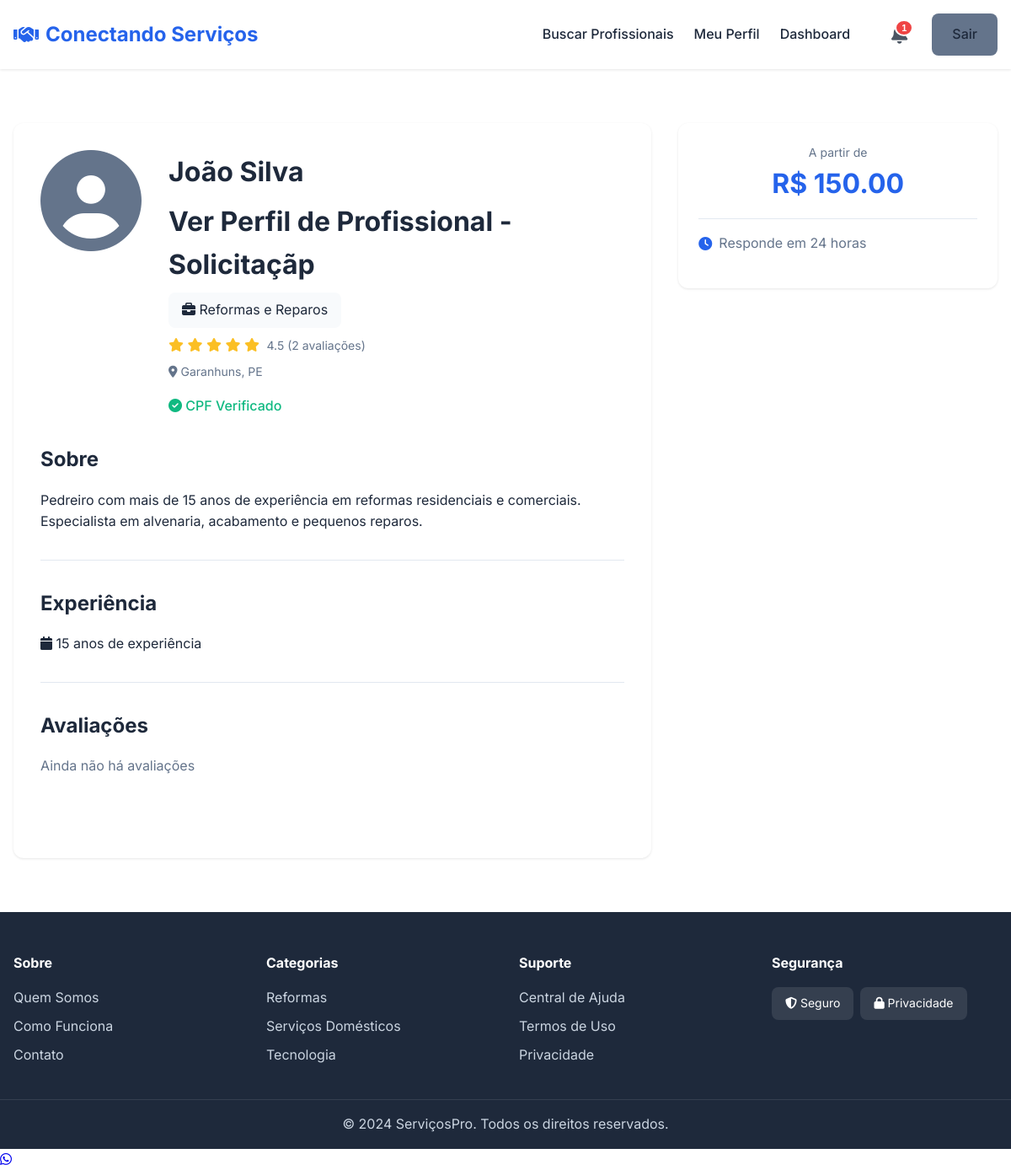
Page /profissional_solicitar (signed in) on the committed database.
### models.py (models this page shows, shortened)
class User(db.Model, UserMixin):
    __tablename__ = 'users'
    id = db.Column(db.Integer, primary_key=True)
    name = db.Column(db.String(120), nullable=False)
    cpf = db.Column(db.String(14), unique=True, nullable=False)
    email = db.Column(db.String(120), unique=True, nullable=False)
    phone = db.Column(db.String(20))
    password_hash = db.Column(db.String(255), nullable=False)
    user_type = db.Column(db.String(20), default='client')  # client / professional
    profile_image = db.Column(db.Text)  # Base64
    cep = db.Column(db.String(9))
    address = db.Column(db.String(200))
    neighborhood = db.Column(db.String(120))
    city = db.Column(db.String(120))
    state = db.Column(db.String(2))
    created_at = db.Column(db.DateTime, default=datetime.utcnow)
    professional_profile = db.relationship(
        "Professional",
        backref="user",
        uselist=False,
        cascade="all, delete-orphan"
    )
    client_requests = db.relationship(
        "ServiceRequest",
        backref="client",
        foreign_keys="ServiceRequest.client_id",
        cascade="all, delete-orphan"
    )
    reviews_given = db.relationship(
        "Review",
        backref="client",
        foreign_keys="Review.client_id",
        cascade="all, delete-orphan"
    )
    notifications = db.relationship(
        "Notification",
        backref="user",
        lazy="dynamic",
        cascade="all, delete-orphan"
    )

class ServiceCategory(db.Model):
    __tablename__ = "service_categories"
    id = db.Column(db.Integer, primary_key=True)
    name = db.Column(db.String(140), unique=True, nullable=False)
    description = db.Column(db.Text)
    icon = db.Column(db.String(50))
    image = db.Column(db.Text)  # <-- FALTAVA! AGORA A IMAGEM É SALVA AQUI
    created_at = db.Column(db.DateTime, default=datetime.utcnow)
    professionals = db.relationship(
        "Professional",
        backref="category",
        cascade="all, delete-orphan"
    )

class Review(db.Model):
    __tablename__ = "reviews"
    id = db.Column(db.Integer, primary_key=True)
    request_id = db.Column(db.Integer, db.ForeignKey("service_requests.id"), nullable=False)
    professional_id = db.Column(db.Integer, db.ForeignKey("professionals.id"), nullable=False)
    client_id = db.Column(db.Integer, db.ForeignKey("users.id"), nullable=False)
    rating = db.Column(db.Integer, nullable=False)
    comment = db.Column(db.Text)
    created_at = db.Column(db.DateTime, default=datetime.utcnow)

class Professional(db.Model):
    __tablename__ = "professionals"
    id = db.Column(db.Integer, primary_key=True)
    user_id = db.Column(db.Integer, db.ForeignKey("users.id"), unique=True, nullable=False)
    category_id = db.Column(db.Integer, db.ForeignKey("service_categories.id"))
    bio = db.Column(db.Text)
    experience_years = db.Column(db.Integer)
    starting_price = db.Column(db.Float)
    profile_photo = db.Column(db.String(255))
    portfolio_photos = db.Column(db.Text)                # JSON
    services_offered = db.Column(db.Text)                # JSON
    tags = db.Column(db.String(255))
    availability = db.Column(db.String(255))
    service_range = db.Column(db.String(255))
    verified = db.Column(db.Boolean, default=False)
    response_time = db.Column(db.String(50), default="24 horas (estimado)")
    created_at = db.Column(db.DateTime, default=datetime.utcnow)
    service_requests = db.relationship(
        "ServiceRequest",
        backref="professional",
        cascade="all, delete-orphan"
    )
    reviews = db.relationship(
        "Review",
        backref="professional",
        cascade="all, delete-orphan"
    )
    @property
    def average_rating(self):
        if not self.reviews or len(self.reviews) == 0:
            return 0.0
        try:
            total = sum(r.rating for r in self.reviews if r.rating is not None)
            count = len([r for r in self.reviews if r.rating is not None])
            return total / count if count > 0 else 0.0
        except:
            return 0.0
    @property
    def review_count(self):
        return len(self.reviews)

### app.py (the view)
@app.route('/profissional_solicitar')
@login_required
def profissional_solicitar():
    user = User.query.get_or_404(current_user.id)
    prof = Professional.query.filter_by(user_id=user.id).first()
    return render_template("professional_solicitar.html", user=user, professional=prof)

### app.py (called while the page is built)
@login_manager.user_loader
def load_user(user_id):
    try:
        return User.query.get(int(user_id))
    except Exception:
        return None

@app.context_processor
def inject_notifications():
    if current_user.is_authenticated:
        unread_notifications = current_user.notifications.filter_by(
            is_read=False).order_by(Notification.created_at.desc()).all()
        return dict(
            unread_notifications_count=len(unread_notifications),
            recent_notifications=unread_notifications[:5]
        )
    return dict(unread_notifications_count=0, recent_notifications=[])

### templates/professional_solicitar.html (shortened to what this page needs)
{% extends "base.html" %}
{% block content %}
<section class="section">
    <div class="container">
        <div class="profile-layout">
            <div class="profile-main">
                <div class="profile-header">
                    <div class="prof-photo-large">
                        <i class="fas fa-user-circle"></i>
                    </div>
                    <div class="profile-info">
                        <h1>{{ professional.user.name }}</h1>
                        <h1>
                            Ver Perfil de Profissional - Solicitaçãp
                        </h1>
                        <p class="category-badge"><i class="fas fa-briefcase"></i> {{ professional.category.name }}</p>
                        <div class="rating">
                            {% for i in range(5) %}
                            {% if i < professional.average_rating %} <i class="fas fa-star"></i>
                                {% else %}
                                <i class="far fa-star"></i>
                                {% endif %}
                                {% endfor %}
                                <span>{{ "%.1f"|format(professional.average_rating) }} ({{ professional.review_count }}
                                    avaliações)</span>
                        </div>
                        <p class="location"><i class="fas fa-map-marker-alt"></i> {{ professional.user.city }}, {{
                            professional.user.state }}</p>
                        {% if professional.verified %}
                        <span class="badge-verified"><i class="fas fa-check-circle"></i> CPF Verificado</span>
                        {% endif %}
                    </div>
                </div>
                {% if professional.bio %}
                <div class="profile-section">
                    <h2>Sobre</h2>
                    <p>{{ professional.bio }}</p>
                </div>
                {% endif %}
                {% if professional.experience_years %}
                <div class="profile-section">
                    <h2>Experiência</h2>
                    <p><i class="fas fa-calendar"></i> {{ professional.experience_years }} anos de experiência</p>
                </div>
                {% endif %}
                <div class="profile-section">
                    <h2>Avaliações</h2>
                    {% if reviews %}
                    <div class="reviews-list">
                        {% for review in reviews %}
                        <div class="review-card">
                            <div class="review-header">
                                <strong>{{ review.client.name }}</strong>
                                <div class="rating">
                                    {% for i in range(5) %}
                                    {% if i < review.rating %} <i class="fas fa-star"></i>
                                        {% else %}
                                        <i class="far fa-star"></i>
                                        {% endif %}
                                        {% endfor %}
                                </div>
                            </div>
                            {% if review.comment %}
                            <p>{{ review.comment }}</p>
                            {% endif %}
                            <small class="text-muted">{{ review.created_at.strftime('%d/%m/%Y') }}</small>
                        </div>
                        {% endfor %}
                    </div>
                    {% else %}
                    <p class="text-muted">Ainda não há avaliações</p>
                    {% endif %}
                </div>
            </div>
            <div class="profile-sidebar">
                <div class="sidebar-card">
                    {% if professional.starting_price %}
                    <div class="price-box">
                        <p class="price-label">A partir de</p>
                        <p class="price-value">R$ {{ "%.2f"|format(professional.starting_price) }}</p>
                    </div>
                    {% endif %}
                    {% if professional.response_time %}
                    <div class="info-item">
                        <i class="fas fa-clock"></i>
                        <span>Responde em {{ professional.response_time }}</span>
                    </div>
                    {% endif %}
                </div>
            </div>
        </div>
    </div>
</section>
{% endblock %}

### static/css/style.css (style rules this page uses)
:root { --primary-color: #2563eb; --primary-dark: #1d4ed8; --secondary-color: #64748b; --success-color: #10b981; --danger-color: #ef4444; --warning-color: #f59e0b; --bg-light: #f8fafc; --text-dark: #1e293b; --text-muted: #64748b; --border-color: #e2e8f0; }
* { margin: 0; padding: 0; box-sizing: border-box; }
body { font-family: 'Inter', -apple-system, BlinkMacSystemFont, 'Segoe UI', sans-serif; color: var(--text-dark); line-height: 1.6; }
.container { max-width: 1280px; margin: 0 auto; padding: 0 1rem; }
.section { padding: 4rem 0; }
.rating { color: #fbbf24; margin-bottom: 0.5rem; }
.rating span { color: var(--text-muted); font-size: 0.875rem; margin-left: 0.25rem; }
.location { color: var(--text-muted); font-size: 0.875rem; margin-bottom: 0.5rem; }
.profile-layout { display: grid; grid-template-columns: 2fr 1fr; gap: 2rem; }
.profile-main { background: white; padding: 2rem; border-radius: 0.75rem; box-shadow: 0 1px 3px rgba(0,0,0,0.1); }
.profile-header { display: flex; gap: 2rem; margin-bottom: 2rem; }
.prof-photo-large { width: 120px; height: 120px; color: var(--secondary-color); }
.prof-photo-large i { font-size: 120px; }
.profile-info h1 { font-size: 2rem; margin-bottom: 0.5rem; }
.category-badge { display: inline-block; background: var(--bg-light); padding: 0.5rem 1rem; border-radius: 0.5rem; margin-bottom: 0.5rem; color: var(--text-dark); }
.badge-verified { display: inline-block; color: var(--success-color); font-weight: 500; margin-top: 0.5rem; }
.profile-section { margin-bottom: 2rem; padding-bottom: 2rem; border-bottom: 1px solid var(--border-color); }
.profile-section:last-child { border-bottom: none; }
.profile-section h2 { font-size: 1.5rem; margin-bottom: 1rem; }
.profile-sidebar { position: sticky; top: 100px; height: fit-content; }
.sidebar-card { background: white; padding: 1.5rem; border-radius: 0.75rem; box-shadow: 0 1px 3px rgba(0,0,0,0.1); }
.price-box { text-align: center; padding-bottom: 1rem; margin-bottom: 1rem; border-bottom: 1px solid var(--border-color); }
.price-label { color: var(--text-muted); font-size: 0.875rem; }
.price-value { font-size: 2rem; font-weight: 700; color: var(--primary-color); }
.info-item { display: flex; align-items: center; gap: 0.5rem; margin-bottom: 1rem; color: var(--text-muted); }
.info-item i { color: var(--primary-color); }
.text-muted { color: var(--text-muted); }

### rows in the picture
User: user.name "João Silva", user.city "Garanhuns", user.state "PE"
ServiceCategory: category.name "Reformas e Reparos"
Review: average_rating "4.5"
Professional: bio "Pedreiro com mais de 15 anos de experiência em reformas residenciais e comerciais. Especialista em alvenaria, acabamento e pequenos reparos.", experience_years "15", starting_price "150.00", response_time "24 horas"

### other values in the picture
{{ unread_notifications_count }} "1"
{{ professional.review_count }} "2"
